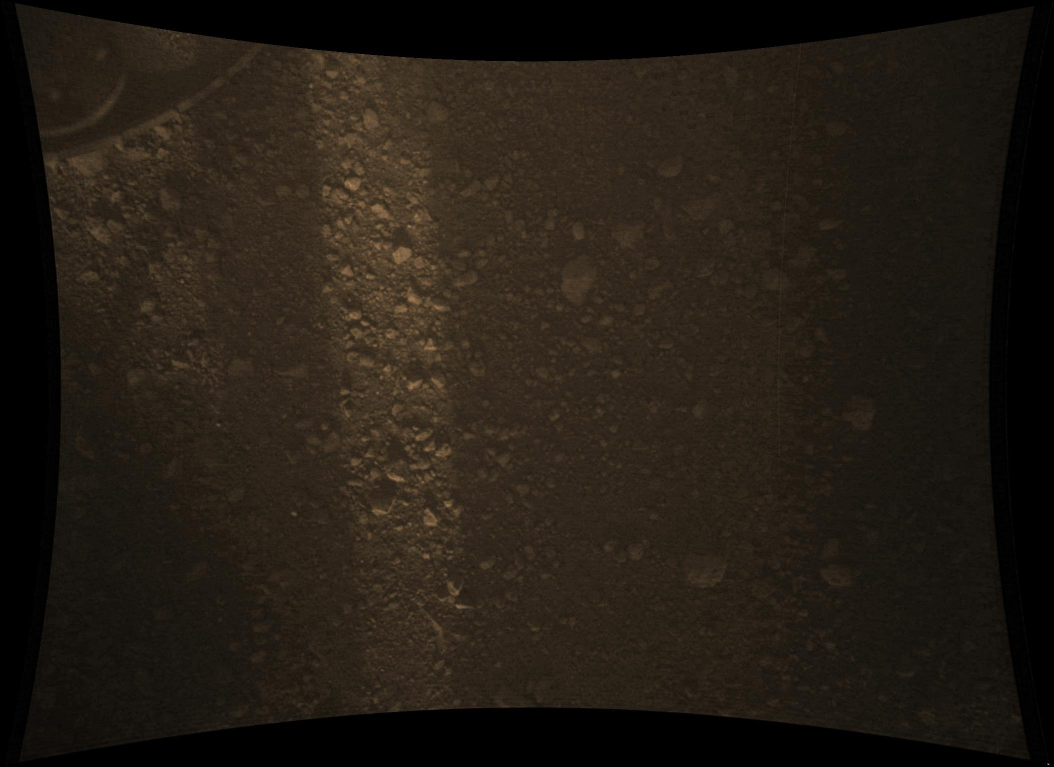
#> input picture scripts/husky/data/PIA16018.jpg, 2108 x 1533 px, found by its file name (shown at 1/2 size)
$ python make_mars_texture.py
#> lines starting #> are read from the running program, lines starting #| are printed output that depends on the picture
"""Builds the Mars ground texture from a real NASA photo.

Source: NASA/JPL-Caltech/MSSS, PIA16018 "Gravel-Covered Martian Surface" (Curiosity's Mars Descent
Imager, minutes after landing). NASA media are free to use with credit. The crop is flat-fielded
(removes the lander's shadow bands and vignette), tinted toward Mars' butterscotch, and mirrored 2x2
so it tiles without seams."""
import numpy as np
from PIL import Image
from scipy.ndimage import gaussian_filter

im = Image.open("scripts/husky/data/PIA16018.jpg").convert("RGB")
#> im is the input picture: PIL image 2108x1533 RGB; mean R, G, B 35.6, 28.5, 20.3
crop = np.asarray(im.crop((700, 480, 1260, 1040)).resize((512, 512), Image.LANCZOS)).astype(float) / 255
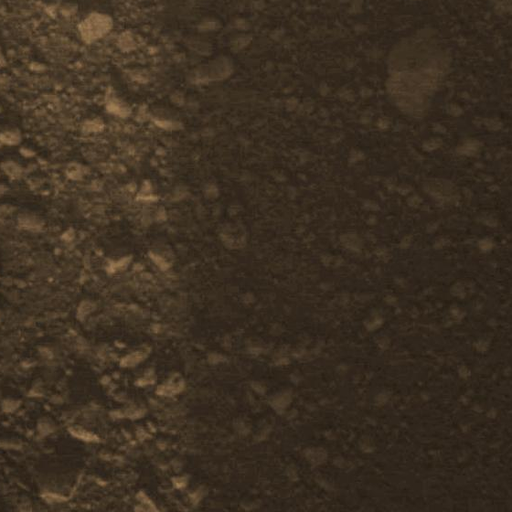
#> crop: shape (512, 512, 3) float64; mean R, G, B 0.239, 0.189, 0.133
lum = crop.mean(axis=2, keepdims=True)
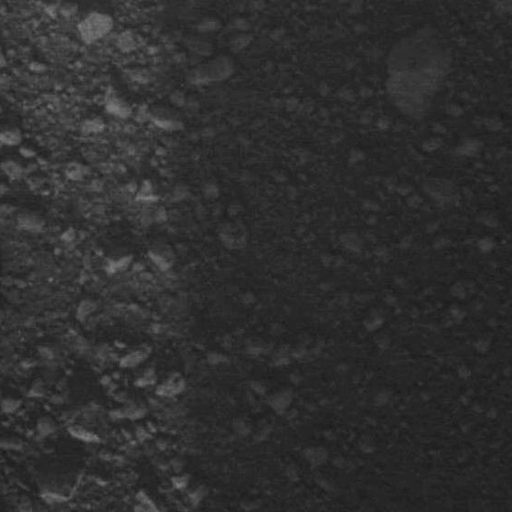
#> lum: shape (512, 512, 1) float64; min 0.0941, max 0.489, mean 0.187
flat = crop / (gaussian_filter(lum, (50, 50, 0)) + 0.02) * 0.40      # remove low-frequency lighting
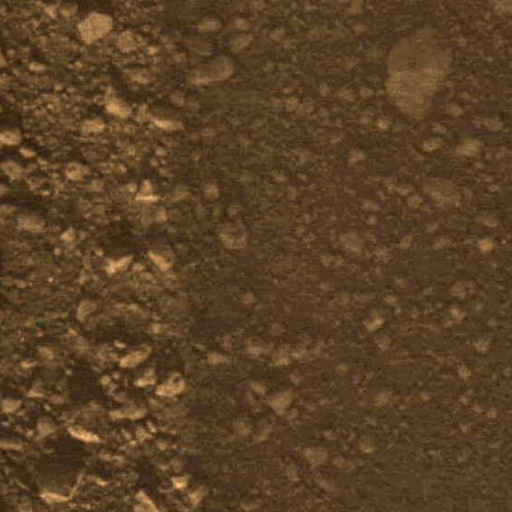
#> flat: shape (512, 512, 3) float64; mean R, G, B 0.461, 0.364, 0.256; drawn with min black and max white
detail = flat - gaussian_filter(flat, (8, 8, 0))                       # fine gravel contrast
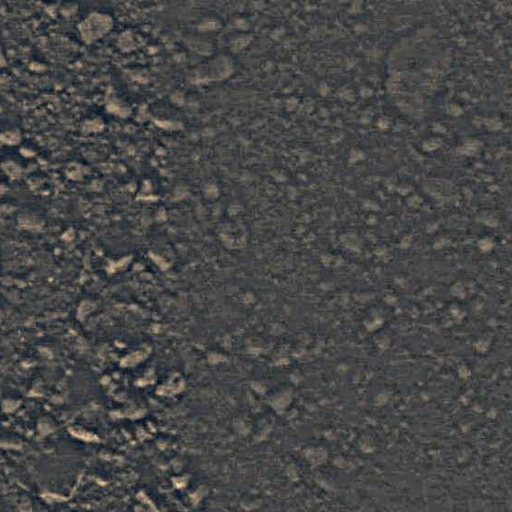
#> detail: shape (512, 512, 3) float64; mean R, G, B -6.75e-18, -3.15e-18, -3.59e-18; drawn with min black and max white
out = np.clip((flat + 0.7 * detail) * np.array([1.10, 0.88, 0.70]), 0, 1)
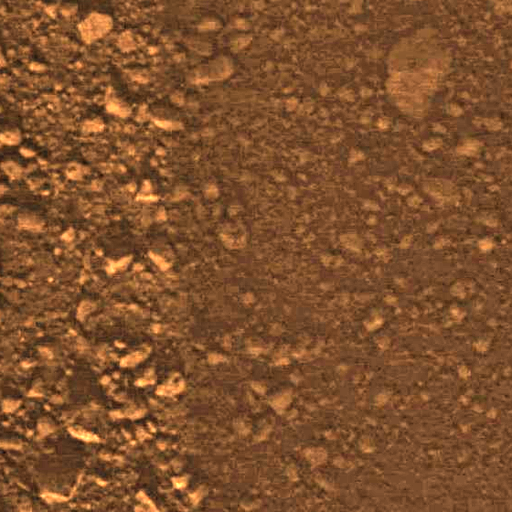
#> out: shape (512, 512, 3) float64; mean R, G, B 0.506, 0.32, 0.179

# Make it tile without a mirror pattern: cross-fade the image with a half-shifted copy of itself
# using a window that is 0 at the borders (the shifted copy is continuous across the seam).
n = out.shape[0]
#> n = 512
w1 = np.sin(np.linspace(0, np.pi, n)) ** 2
w = (w1[:, None] * w1[None, :])[:, :, None]
shifted = np.roll(np.roll(out, n // 2, axis=0), n // 2, axis=1)
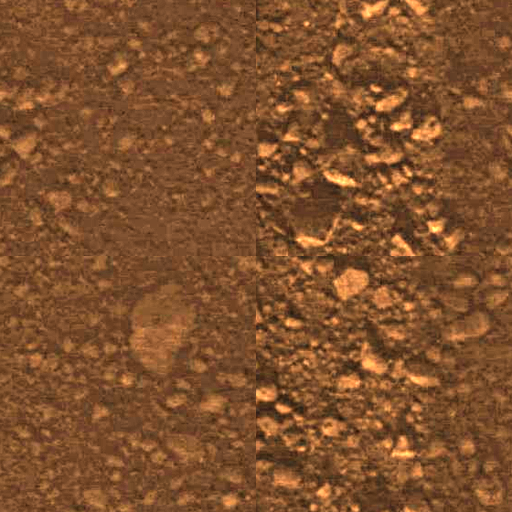
#> shifted: shape (512, 512, 3) float64; mean R, G, B 0.506, 0.32, 0.179
tile = out * w + shifted * (1 - w)
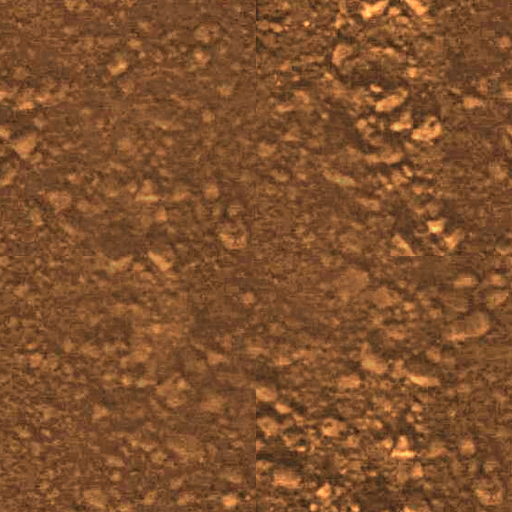
#> tile: shape (512, 512, 3) float64; mean R, G, B 0.505, 0.319, 0.179
Image.fromarray((tile * 255).astype("uint8")).save("web/assets/scenes/rover_mars/assets/mars_ground.png", optimize=True)
print("texture", tile.shape, "mean", tile.mean(axis=(0, 1)).round(2))
#| texture (512, 512, 3) mean [0.5  0.32 0.18]
